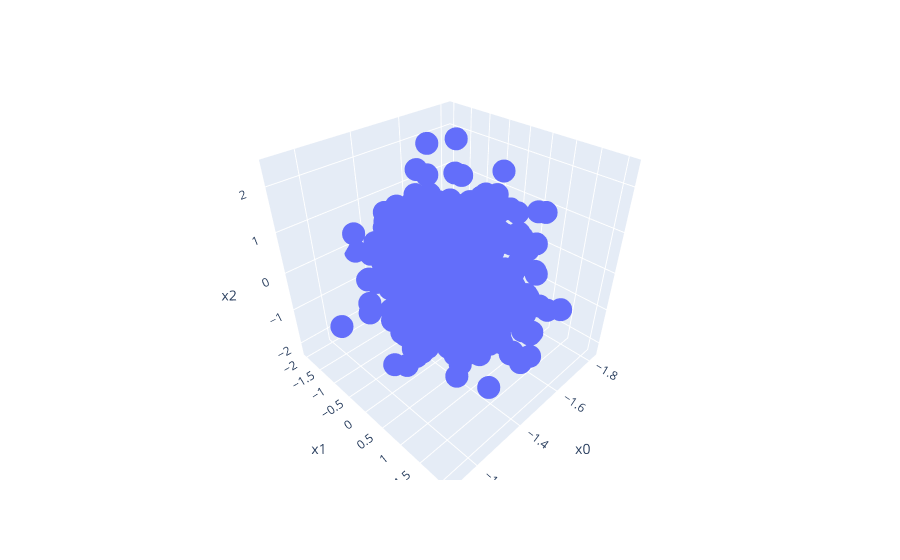

The code cell stored with this chart in its notebook:
### Code cell
import pandas as pd
df = pd.DataFrame(pca_normal, columns = ["x"+str(i) for i in range(len(pca_normal[0]))])
fig = px.scatter_3d(df,x="x0",y="x1", z="x2")
fig.show()

### Figure 1 — Plotly figure (JSON) as saved in the notebook; plotly's stock layout.template omitted (floating-point values rounded to 4 significant figures; data arrays with more than 128 entries replaced by an {"elided": "..."} marker saying what was removed)
{"data": [{"hovertemplate": "x0=%{x}<br>x1=%{y}<br>x2=%{z}<extra></extra>", "legendgroup": "", "marker": {"color": "#636efa", "symbol": "circle"}, "mode": "markers", "name": "", "scene": "scene", "showlegend": false, "type": "scatter3d", "x": {"elided": "600 float values"}, "y": {"elided": "600 float values"}, "z": {"elided": "600 float values"}}], "layout": {"legend": {"tracegroupgap": 0}, "margin": {"t": 60}, "scene": {"domain": {"x": [0, 1], "y": [0, 1]}, "xaxis": {"title": {"text": "x0"}}, "yaxis": {"title": {"text": "x1"}}, "zaxis": {"title": {"text": "x2"}}}}}
